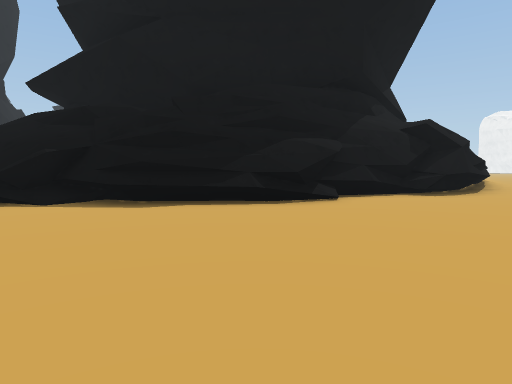
view 1 (above)

23 first-person views from a walk through a 3-D level made in the Unity game engine. The camera is 1.2 m above the floor, tilts 4° down and sees 75° across. The floor is counted in squares, 2 m on a side. Each view is taken from the middle of a square. On the plan, view 1 faces up. The plan holds only what a view shows up to about 10 squares ahead; the rest is blank. The place goes on beyond the plan. The player character is not drawn. Some surface patterns are stand-ins.

view 2
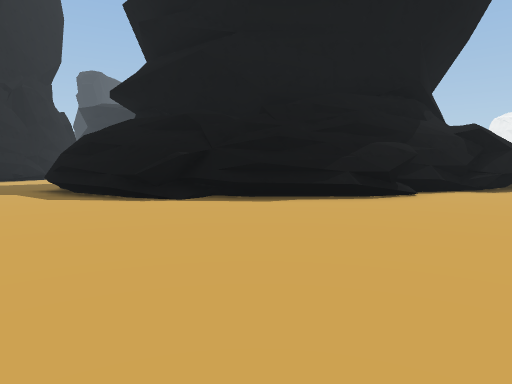

view 3
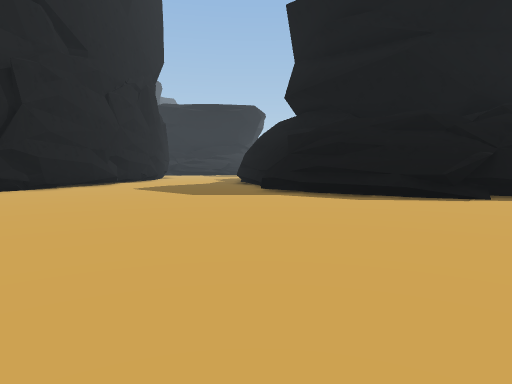

view 4
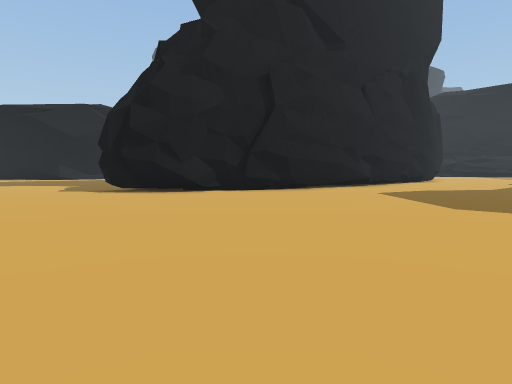

view 5
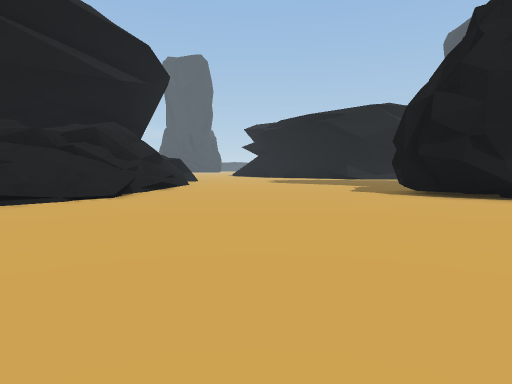

view 6
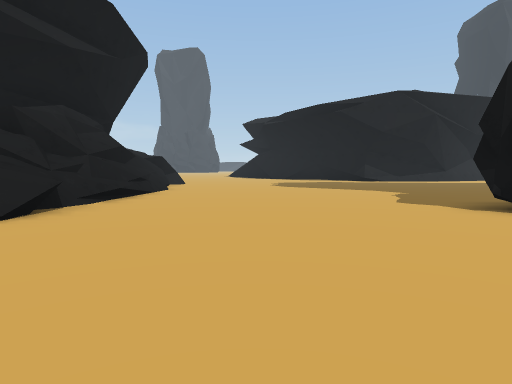

view 7
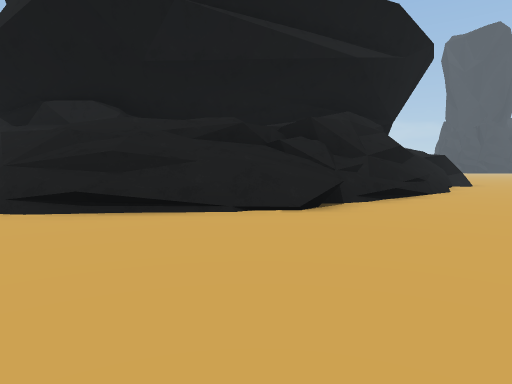

view 8
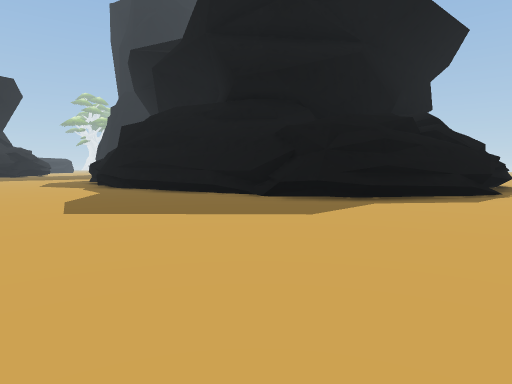

view 9
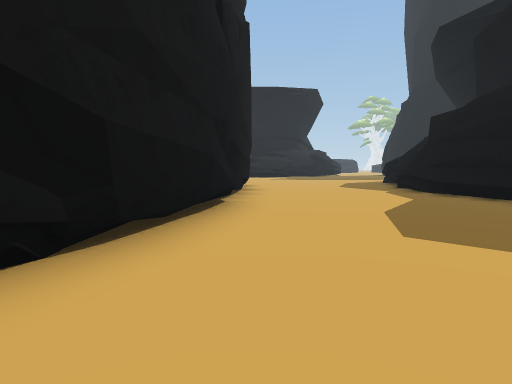

view 10
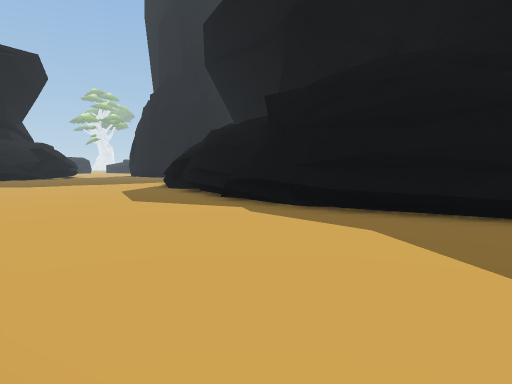

view 11
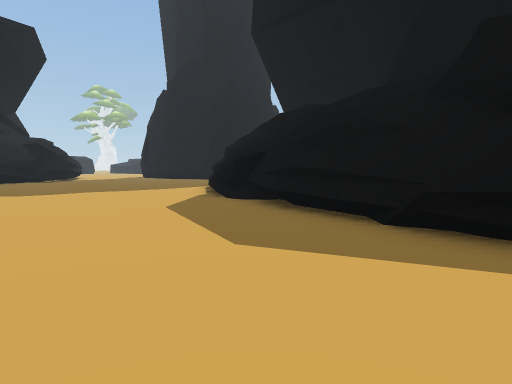

view 12
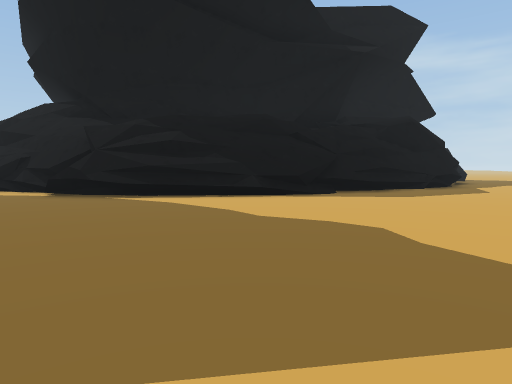

view 13
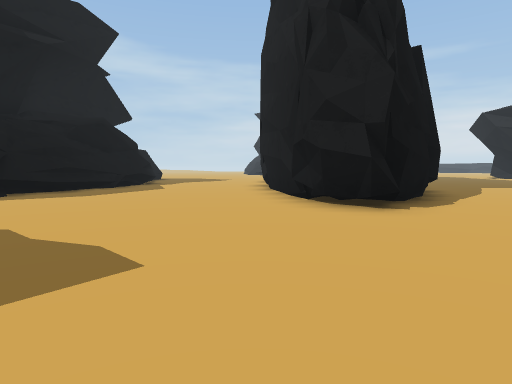

view 14
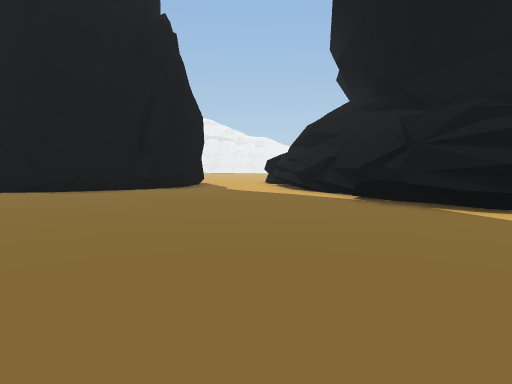

view 15
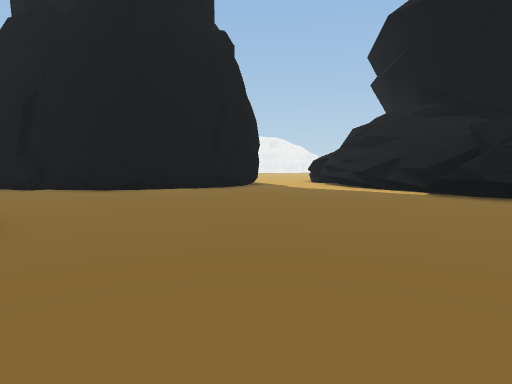

view 16
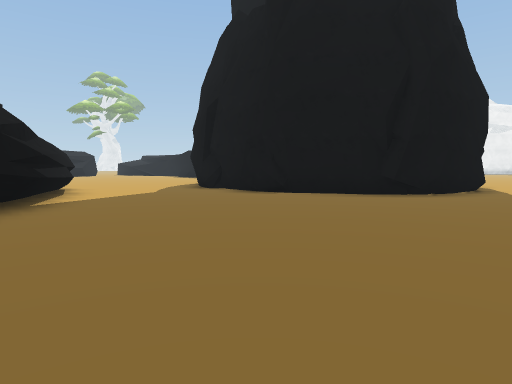

view 17
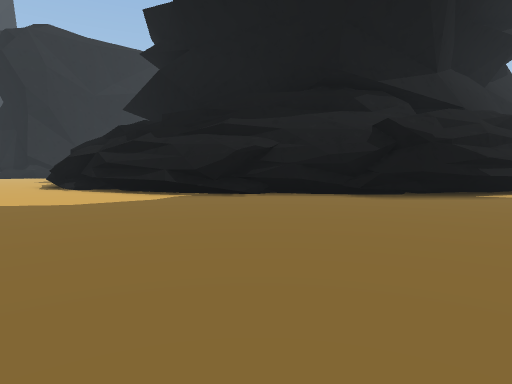

view 18
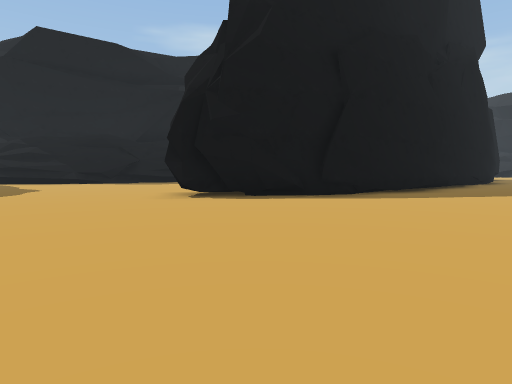

view 19
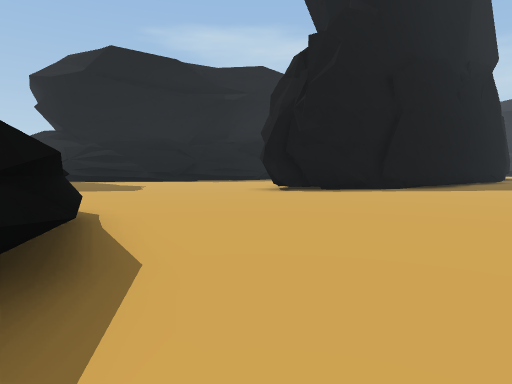

view 20
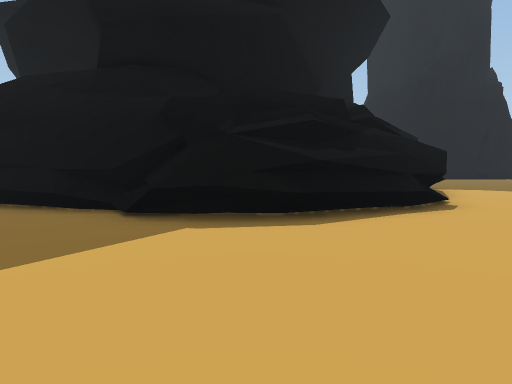

view 21
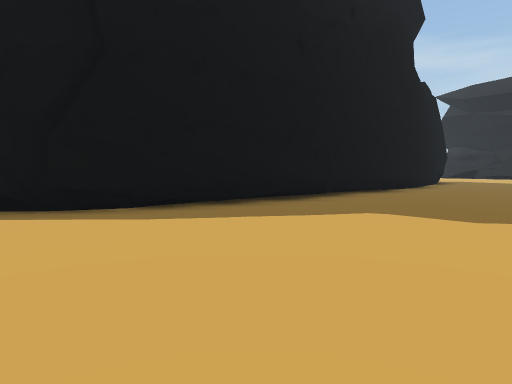

view 22
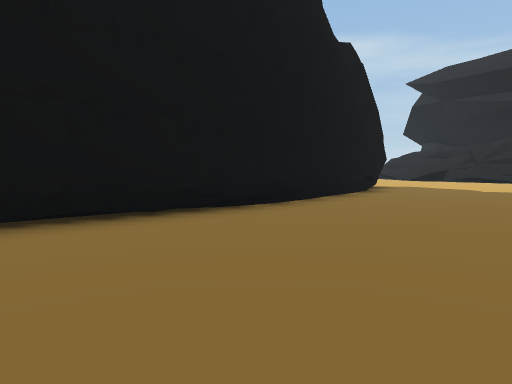

view 23
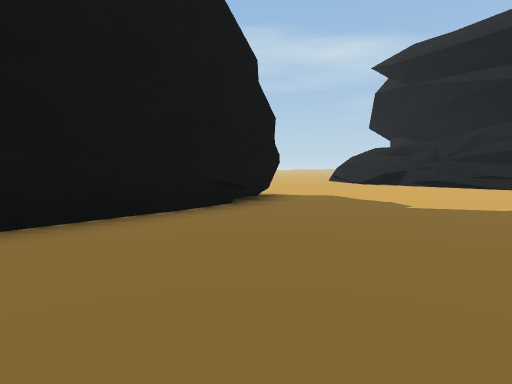

### Floor plan
Key: @ floor where view 1 was taken; # wall or solid block; . main floor; : floor 3.75 m higher than the main floor; / step, stairs or slope; = window, fence, low wall or low ledge; ^ raised ledge; O other object.
Columns run from 22 left of view 1 to 3 right of it. Each row starts with its distance up from view 1.
 36                 #...##
 35                ##....O
 34                #....OO
 33  #            ##....#O
 32  ##         ###......#
 31  .#        ##........##
 30 ..^#      ##..........##
 29 ..###  ####............##
 28 ....####.................
 27 .......................
 26 .....................##
 25  .................^###
 24  ................###
 23  ...............^#
 22  ......##.......#
 21 ......###......##
 20 .....####......#
 19 .....#  #.....##
 18 .....#  #.....##
 17 ....##  ##....#
 16  ...#    #...##
 15 ....#    #...##
 14 ....#   ##...##
 13 ....#   #.....#
 12 ....#   #.....#
 11 ....#   #.....#
 10 ....#   #.....##
  9 ....#   #.....##
  8 ....#  ##......#        ##
  7 ....#  #.......###     ##.
  6 ....####.........#######..
  5 .....##...................
  4 ..........................
  3 ..........................
  2 .........................
  1 ................. ......
  0 ................   ...@
 -1 ............  .     .
 -2 /^^===/....
 -3 ///#=//=...
 -4 #  :===#==
 -5  ###    #=

Positions as (right, up) in squares from view 1, and headings:
1: (0, 0), facing up
2: (-2, -1), facing up
3: (-8, -1), facing up
4: (-8, 1), facing up-left
5: (-9, 1), facing left
6: (-12, 1), facing left
7: (-12, 1), facing down-left
8: (-13, 4), facing up-right
9: (-13, 6), facing up
10: (-13, 11), facing up-right
11: (-12, 15), facing up-right
12: (-12, 27), facing down-right
13: (-13, 27), facing down
14: (-10, 27), facing right
15: (-11, 29), facing right
16: (-8, 27), facing up-right
17: (-5, 25), facing up-left
18: (-21, 26), facing down-right
19: (-21, 29), facing down-right
20: (-22, 26), facing up-right
21: (-22, 21), facing down-right
22: (-22, 15), facing down-right
23: (-22, 10), facing down-right
